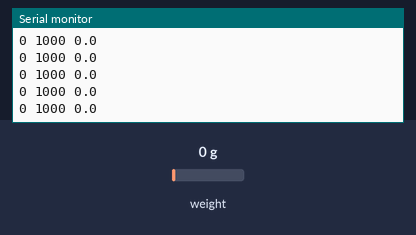
A sketch run on a simulated Arduino Uno, built with avr-gcc and run on an emulated ATmega328P. On the bench: the last lines printed to the serial monitor. The inputs (shaded band) are chosen by the test bench; at power-on: weight on the scale 0 g.

Above: at 3.2 s.
3.3 s: weight on the scale set to 100 g
At 3.32 s:
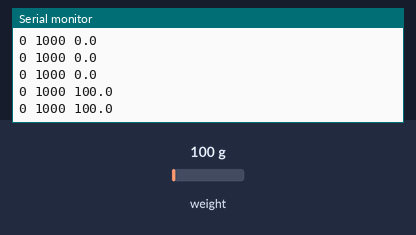
4.8 s: weight on the scale set to 1250 g
At 4.83 s:
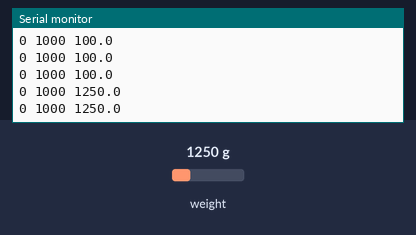
Timing chart, 0 to 7.8 s (numbered marks = the images above; inputs shaded):
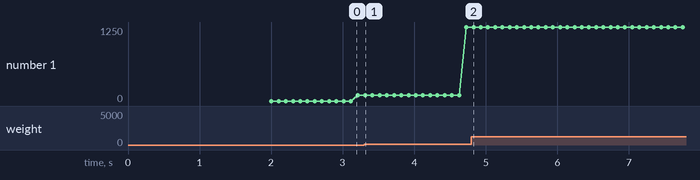

Measured:
- after the input at 3.3 s, the serial monitor: prints a new line at once (image 1)
- after the input at 4.8 s, the serial monitor: prints a new line at once (image 2)
- plotted number 1: 100 → 1250 after the input at 3.3 s

The sketch:

LoadCell.ino
```cpp
#include "HX711.h"

#define LOADCELL_DOUT_PIN  3
#define LOADCELL_SCK_PIN  2

HX711 scale;

float calibration_factor = 1020; //-7050 worked for my 440lb max scale setup

void setup() {
  Serial.begin(9600);

  scale.begin(LOADCELL_DOUT_PIN, LOADCELL_SCK_PIN);
  scale.set_scale();
  scale.tare(); //Reset the scale to 0

  long zero_factor = scale.read_average(); //Get a baseline reading
}

void loop() {

  scale.set_scale(calibration_factor); //Adjust to this calibration factor
  Serial.print(0); // To freeze the lower limit
  Serial.print(" ");
  Serial.print(1000); // To freeze the upper limit
  Serial.print(" ");
  Serial.print(scale.get_units(), 1);
  Serial.println();

  // if(Serial.available())
  // {
  // char temp = Serial.read();
  //   if(temp == '+' || temp == 'a'){
  //    calibration_factor += 10;
  //  }
  //  else if(temp == '-' || temp == 'z'){
  //    calibration_factor -= 10;
  //   }
  //}
}
```
